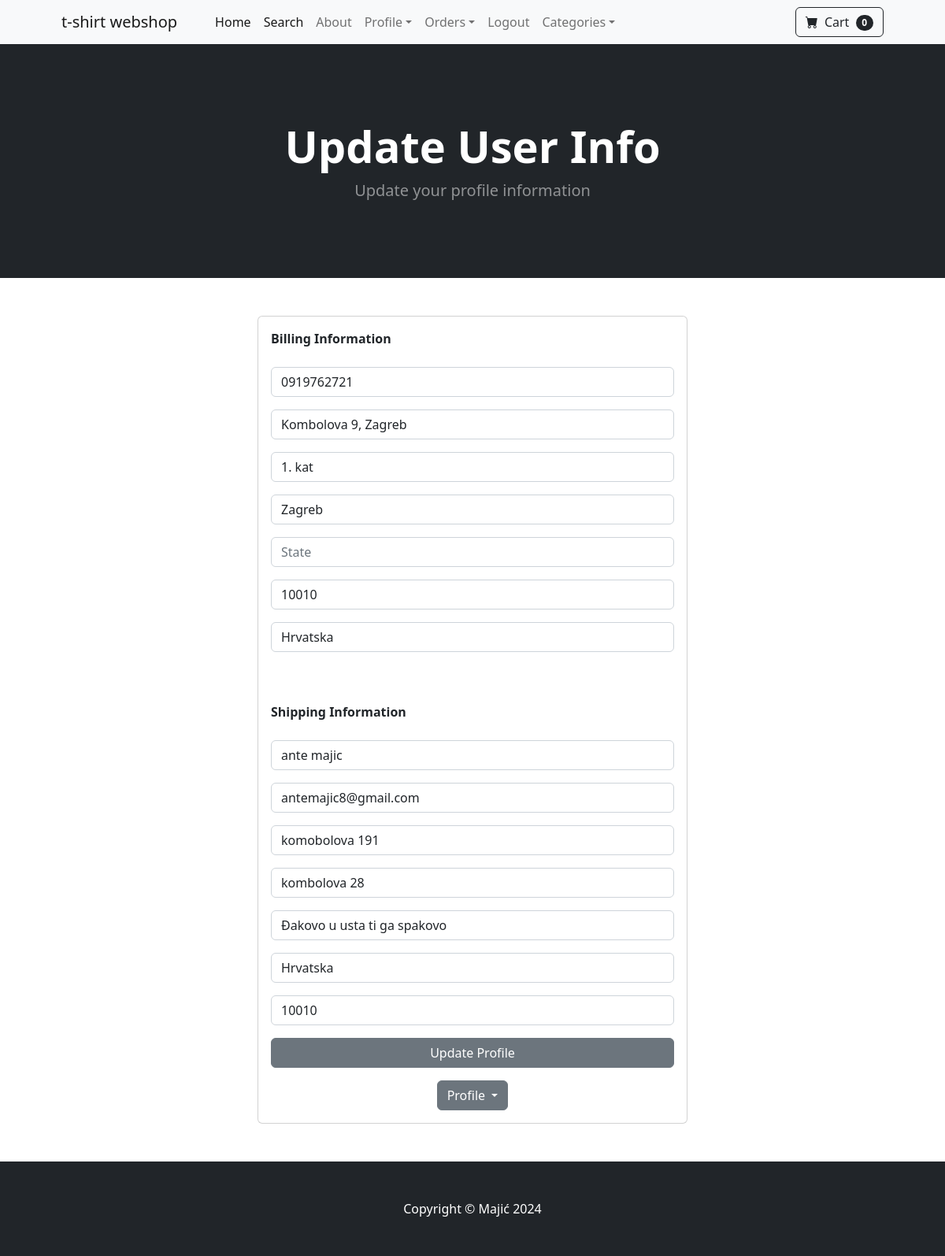
The page /update_info/ (signed in) on the database its author committed.
### store/models.py (models this page shows, shortened)
class Profile(models.Model):
    user = models.OneToOneField(User,on_delete=models.CASCADE)
    date_modified = models.DateTimeField(User,auto_now=True)
    phone = models.CharField(max_length=20,blank=True)
    address1 = models.CharField(max_length=200,blank=True)
    address2 = models.CharField(max_length=200,blank=True)
    city = models.CharField(max_length=200,blank=True)
    zipcode = models.CharField(max_length=200,blank=True)
    country = models.CharField(max_length=200,blank=True)
    old_cart= models.CharField(max_length=200,blank=True,null=True)

### payment/models.py (models this page shows, shortened)
class ShippingAddress(models.Model):
    user = models.ForeignKey(User,on_delete=models.CASCADE,null=True,blank=True)
    shipping_full_name = models.CharField(max_length=255)
    shipping_email =  models.CharField(max_length=255)
    shipping_address1 =  models.CharField(max_length=255)
    shipping_address2 =  models.CharField(max_length=255,null = True,blank=True)
    shipping_city =  models.CharField(max_length=255)
    shipping_zipcode =  models.CharField(max_length=255,null=True,blank=True)
    shipping_country =  models.CharField(max_length=255)
    class Meta:
        verbose_name_plural = "Shipping Address"

### store/views.py (the view)
# urls.py: path('update_info/',views.update_info,name='update_info'),
def update_info(request):
    if request.user.is_authenticated:
        current_user=Profile.objects.get(user__id=request.user.id)
        shipping_user = ShippingAddress.objects.filter(user__id=request.user.id).first()
        form=UserInfoForm(request.POST or None, instance=current_user)
        shipping_form = ShippingForm(request.POST or None,instance=shipping_user)
        if form.is_valid() or shipping_form.is_valid():
            form.save()
            shipping_form.save()
            messages.success(request,'Your info has been updated!')
            return redirect('home')
        return render(request,'update_info.html',{'form':form,'shipping_form':shipping_form})
    else:
        messages.success(request,'You must be logged in to access that page')
        return redirect('home')

### store/forms.py
class UserInfoForm(forms.ModelForm):
	phone = forms.CharField(label = "", widget=forms.TextInput(attrs={'class':'form-control','placeholder':'Phone'}),required=False)
	address1 = forms.CharField(label = "", widget=forms.TextInput(attrs={'class':'form-control','placeholder':'Address 1'}),required=False)
	address2 = forms.CharField(label = "", widget=forms.TextInput(attrs={'class':'form-control','placeholder':'Address 2'}),required=False)
	city = forms.CharField(label = "", widget=forms.TextInput(attrs={'class':'form-control','placeholder':'City'}),required=False)
	state = forms.CharField(label = "", widget=forms.TextInput(attrs={'class':'form-control','placeholder':'State'}),required=False)
	zipcode = forms.CharField(label = "", widget=forms.TextInput(attrs={'class':'form-control','placeholder':'Zipcode'}),required=False)
	country = forms.CharField(label = "", widget=forms.TextInput(attrs={'class':'form-control','placeholder':'Country'}),required=False)
	class Meta:
		model = Profile
		fields = ('phone','address1','address2','city','state','zipcode','country',)

### cart/cart.py (called while the page is built)
    def __len__(self):
        return len(self.cart)

### cart/context_processors.py (called while the page is built)
def cart(request):
    return {'cart':Cart(request)}

### store/templates/update_info.html (shortened to what this page needs)
{% extends 'base.html' %}
{% load static %}
{% block content %}
<header class="bg-dark py-5">
    <div class="container px-4 px-lg-5 my-5">
        <div class="text-center text-white">
            <h1 class="display-4 fw-bolder">Update User Info</h1>
            <p class="lead fw-normal text-white-50 mb-0">Update your profile information</p>
        </div>
    </div>
</header>
<div class="container my-5">
    <div class="row justify-content-center">
        <div class="col-md-6">
            <div class="card">
                <div class="card-body">
                    <strong>Billing Information</strong>
                    <br /><br />
                    <form method="POST" action="{% url 'update_info' %}">
                        {{ form.as_p }}
                        <br /><br />
                        <strong>Shipping Information</strong>
                        <br /><br />
                        {{shipping_form.as_p}}
                        <div class="d-grid mb-3">
                            <button type="submit" class="btn btn-secondary btn-block">Update Profile</button>
                        </div>
                    </form>
                    <div class="dropdown mt-3 text-center">
                        <button class="btn btn-secondary dropdown-toggle" type="button" id="profileDropdown"
                            data-bs-toggle="dropdown" aria-expanded="false">
                            Profile
                        </button>
                    </div>
                </div>
            </div>
        </div>
    </div>
</div>
{% endblock %}

### rows shown on the page
Profile: phone "0919762721", address1 "Kombolova 9, Zagreb", address2 "1. kat", city "Zagreb", zipcode "10010", country "Hrvatska"
ShippingAddress: shipping_full_name "ante majic", shipping_email "antemajic8@gmail.com", shipping_address1 "komobolova 191", shipping_address2 "kombolova 28", shipping_city "Đakovo u usta ti ga spakovo", shipping_country "Hrvatska", shipping_zipcode "10010"

### other values the page prints
{{ cart|length }} "0"
